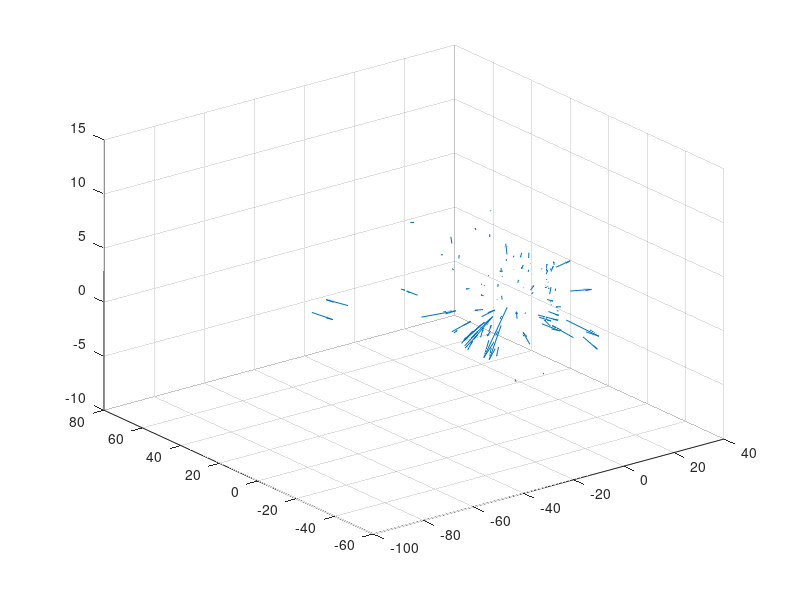

Write MATLAB code to recreate this figure. (Note: this script raises an error after producing the figure.)
% Daniel Choate 
% Creating an animation to better display vector field plot 
% Data generated from LidarErrorAnalysis_ExpD

clear all 
close all 

% Load in data for original vector field plot
% Loading 6 variables X, Y, Z, U, V, W
load vPlotOrig

figure(1)
quiver3(X_q, Y_q, Z_q, U_q, V_q, W_q, 'AutoScale', 'off')

% view(0,90)
% view(45,45)
% view(90,0)
% view(45,45)
% view(0,90)
% view(45,45)
% view(90,0)

% Set variable for degrees per frame 
d = 1;
t = 90/d;
s1 = 0; % Starting rotation for the azimuth 
s2 = 90; % Starting rotation for the elevation 

% set(gca,"NextPlot","replacechildren")
v = VideoWriter("VectorFieldEX.avi");%,"Indexed AVI");
open(v)
% v.colormap = gcf;

% Loop to gather frames between desired angles from a to b
f1 = figure(1);
% f1.Visible = 'off';
fs = [];
for i = 1:t+1
    view(s1,s2)
    f = getframe(gcf);
    writeVideo(v,f)
    fs = [fs f];
    s1 = s1+d;
    s2 = s2-d;
end


% Loop to gather frames between desired angles from b to a
s1 = 90;
s2 = 0;
figure(1)
for i = 1:t+1
    view(s1,s2)
    f = getframe(gcf);
    writeVideo(v,f)
    fs = [fs f];
    s1 = s1-d;
    s2 = s2+d;
end

axis('off')
axis tight 
% ax = gca;
% ax.NextPlot = 'replaceChildren';
h = figure;
% h.Visible = 'off';
movie(h,fs,2);


close(v)